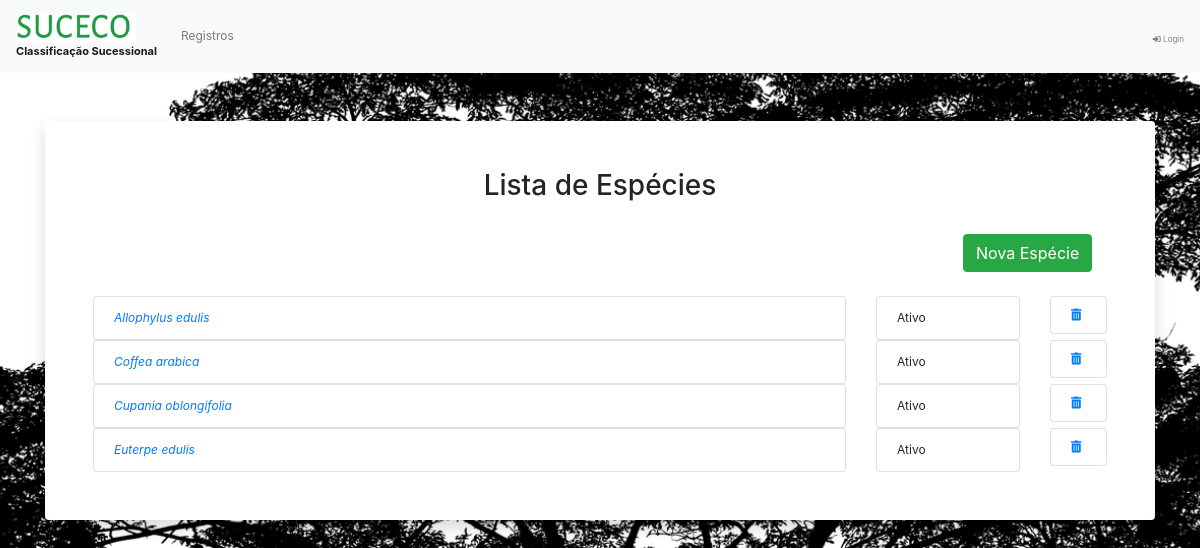
Page /especies/ on the committed database.
### especies/models.py (models this page shows, shortened)
class Especie(models.Model):
  STATUS = (
   ('Ativo', 'Ativo'),
   ('Inativo', 'Inativo')
  )
  id = models.UUIDField(primary_key=True, default=uuid.uuid4)
  nome  = models.CharField(max_length=1000, unique=True, help_text= 'Espécie')
  created_at = models.DateField(auto_now_add=True)
  updated_at = models.DateField(auto_now=True)
  status = models.CharField(max_length=15, choices=STATUS, default='Ativo', help_text='Status')

### especies/views.py (the view)
# urls.py: path('', views.EspeciesView.as_view(), name='index'),
class EspeciesView(ListView):
    template_name = 'especie/list.html'
    context_object_name = 'especie_list'
    def get_queryset(self):
        return get_all_species()

### especies/views.py (called while the page is built)
def get_all_species():
    return sorted( Especie.objects.all(), key=lambda x : x.nome)

### templates/especie/list.html
{% extends 'base.html' %}
{% block content %}
  <div class="card border-0 shadow my-5">
    <div class="card-body p-5">
    <div class="row">
        <div class="col-md-1 col-xs-1 col-sm-1"></div>
        <div class="col-md-10 col-xs-10 col-sm-10">
            <h3 class="round3" style="text-align:center;">Lista de Espécies</h3>
        </div>
        <div class="col-md-1 col-xs-1 col-sm-1"></div>
    </div>
    <div class="row">
        <div class="col-md-10 col-xs-10 col-sm-10"></div>
        <div class="col-md-2 col-xs-1 col-sm-1">
            <br />
            <a href="{% url 'create_especie' %}">
                <button type="button" class="btn btn-success"> Nova Espécie</button>
            </a>
        </div>
    </div>
    <br />
  {% for especie in  especie_list %}
    <div class="row">
        <div class="col-md-9 col-xs-9 col-sm-9">
            <ul class="list-group">
                <li class="list-group-item ">
                    <a href="{% url 'edit_especie' especie.id%}"><i>{{ especie.nome }}</i></a>
                </li>
            </ul>
        </div>
        <div class="col-md-2 col-xs-2 col-sm-2">
            <ul class="list-group">
                <li class="list-group-item ">
                   {{ especie.status }}
                </li>
            </ul>
        </div>
        <div class="col-md-1 col-xs-1 col-sm-1">
            <ul class="list-group">
                <li class="list-group-item ">
                  <a href="{% url 'delete_especie' especie.id%}">  <i class="fas fa-trash-alt"> </i></a>
                </li>
            </ul>
        </div>
    </div>
    {% endfor %}
</div>
{% endblock %}

### static/css/custom.css (style rules this page uses)
body { background: url('../images/forest-5594153_1280.png') no-repeat center center fixed; -webkit-background-size: cover; -moz-background-size: cover; background-size: cover; -o-background-size: cover; }
.list-group-item { font-size: 12px; }

### rows in the picture
Especie: nome "Allophylus edulis", status "Ativo"
Especie: nome "Coffea arabica", status "Ativo"
Especie: nome "Cupania oblongifolia", status "Ativo"
Especie: nome "Euterpe edulis", status "Ativo"
